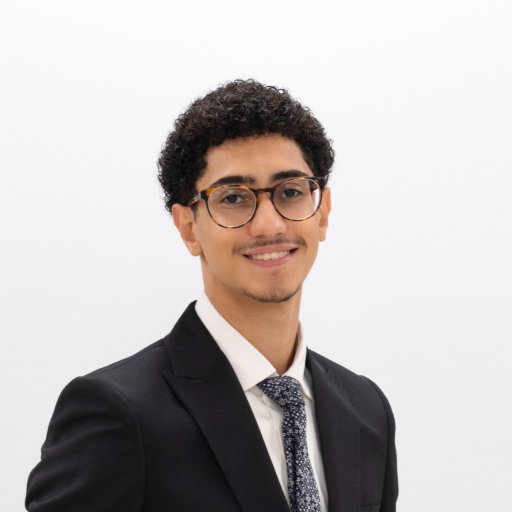
#> input picture tools/headshot.png, 1024 x 1024 px (shown at 1/2 size)
$ python ascii_portrait.py --source headshot.png
#> lines starting #> are read from the running program, lines starting #| are printed output that depends on the picture; after the words box and inside, x2 and y2 are one past the last pixel; in counts of white or black regions, pixels touching at a corner belong together
"""Generate theme-aware colored ASCII portraits from the committed headshot.

Dense glyph grid like HTML colored-ASCII exporters: character from luminance
(`@%#*+=-:.`), fill from the photo RGB. Near-white studio matte is left as
spaces so the SVG card background shows through. Dark/light outputs differ
by a mild tone remap.

    python3 tools/ascii_portrait.py --preset head
"""

from __future__ import annotations

import argparse
import json
from dataclasses import dataclass
from pathlib import Path

import numpy as np
from PIL import Image, ImageEnhance, ImageFilter, ImageOps


HERE = Path(__file__).resolve().parent

# Must stay in sync with tools/build_svg.py layout constants.
COLS, ROWS = 120, 112
CHAR_WIDTH, LINE_HEIGHT = 0.6, 1.0

# Dark → light (bright highlights → "."; matte → space via is_backdrop).
RAMP = "@%#*+=-:."

POLARITIES = ("dark", "light")


@dataclass(frozen=True)
class CropPreset:
    source: str
    center_x: int
    top: int
    height: int
    contrast: float
    sharpness: float


PRESETS = {
    # Face-only, white-matted window-lit portrait (no glasses). 1024² canvas.
    # Slightly zoomed; top cuts most matte above the hairline.
    "head": CropPreset("headshot.png", 512, 95, 840, 1.08, 1.25),
    "open": CropPreset("headshot.png", 512, 40, 960, 1.06, 1.18),
    "balanced": CropPreset("headshot.png", 512, 70, 900, 1.10, 1.30),
    "tight": CropPreset("headshot.png", 512, 110, 800, 1.12, 1.35),
}


def parse_args() -> argparse.Namespace:
    parser = argparse.ArgumentParser(description=__doc__)
    parser.add_argument("--preset", choices=PRESETS, default="head")
    parser.add_argument("--polarity", choices=POLARITIES, default=None)
    parser.add_argument("--source", type=Path, default=None)
    parser.add_argument("--center-x", type=int, default=None)
    parser.add_argument("--top", type=int, default=None)
    parser.add_argument("--height", type=int, default=None)
    parser.add_argument("--output", type=Path, default=None)
    return parser.parse_args()


def art_txt_path(polarity: str) -> Path:
    return HERE / f"ascii_art_{polarity}.txt"


def art_json_path(polarity: str) -> Path:
    return HERE / f"ascii_art_{polarity}.json"


def crop_box(preset: CropPreset) -> tuple[int, int, int, int]:
    width = round(preset.height * (COLS * CHAR_WIDTH) / (ROWS * LINE_HEIGHT))
    left = preset.center_x - width // 2
    return left, preset.top, left + width, preset.top + preset.height


def prepare(image: Image.Image, preset: CropPreset) -> Image.Image:
    # Light touch — heavy autocontrast flattens the soft studio look of the
    # colored-ASCII reference.
    image = ImageOps.autocontrast(image, cutoff=0.2)
    image = ImageEnhance.Contrast(image).enhance(preset.contrast)
    image = ImageEnhance.Color(image).enhance(1.05)
    image = ImageEnhance.Sharpness(image).enhance(preset.sharpness)
    return image.filter(ImageFilter.UnsharpMask(radius=1.0, percent=90, threshold=2))


def glyph_for_luma(luma: float) -> str:
    # Bright subject highlights → "."; dark → "@".
    t = float(np.clip(luma / 255.0, 0.0, 1.0))
    index = min(len(RAMP) - 1, int(t * len(RAMP)))
    return RAMP[index]


def remap_rgb(rgb: np.ndarray, polarity: str) -> np.ndarray:
    """Keep photo hue; nudge value for each card background."""
    x = np.asarray(rgb, dtype=np.float64)
    if polarity == "dark":
        # Mild lift so skin/hair don't sink into #161b22.
        out = 8.0 + x * 0.97
    else:
        # Soft midtone pull-down; x*x form avoids in-place divide hazards.
        out = x * 0.88 + x * x * (0.12 / 255.0)
    return np.clip(out, 0, 255).astype(np.uint8)


def cell_grid(source: Path, preset: CropPreset) -> tuple[np.ndarray, np.ndarray]:
    image = Image.open(source).convert("RGB")
    left, top, right, bottom = crop_box(preset)
    left = max(0, left)
    top = max(0, top)
    right = min(image.width, right)
    bottom = min(image.height, bottom)
    crop = prepare(image.crop((left, top, right, bottom)), preset)
    rgb = np.asarray(
        crop.resize((COLS, ROWS), Image.Resampling.LANCZOS), dtype=np.uint8
    )
    luma = (
        0.2126 * rgb[..., 0] + 0.7152 * rgb[..., 1] + 0.0722 * rgb[..., 2]
    ).astype(np.float64)
    return rgb, luma


def is_backdrop(rgb: np.ndarray, luma: np.ndarray) -> np.ndarray:
    """Studio / canvas matte → transparent (card background shows through)."""
    chroma = rgb.max(axis=2).astype(np.int16) - rgb.min(axis=2).astype(np.int16)
    return ((luma >= 236) & (chroma <= 18)) | (
        (rgb.min(axis=2) >= 228) & (chroma <= 14)
    )


def encode_runs(
    glyphs: np.ndarray, colors: np.ndarray, backdrop: np.ndarray
) -> list[list[dict[str, str | int]]]:
    rows: list[list[dict[str, str | int]]] = []
    for y in range(ROWS):
        runs: list[dict[str, str | int]] = []
        x = 0
        while x < COLS:
            if backdrop[y, x]:
                n = 1
                while x + n < COLS and backdrop[y, x + n]:
                    n += 1
                runs.append({"ch": " ", "color": "", "n": n})
                x += n
                continue
            ch = str(glyphs[y, x])
            color = "#{:02x}{:02x}{:02x}".format(*colors[y, x])
            n = 1
            while (
                x + n < COLS
                and not backdrop[y, x + n]
                and glyphs[y, x + n] == ch
                and "#{:02x}{:02x}{:02x}".format(*colors[y, x + n]) == color
            ):
                n += 1
            runs.append({"ch": ch, "color": color, "n": n})
            x += n
        rows.append(runs)
    return rows


def generate(source: Path, preset: CropPreset, polarity: str) -> tuple[list[str], list]:
    rgb, luma = cell_grid(source, preset)
    backdrop = is_backdrop(rgb, luma)
    colors = remap_rgb(rgb, polarity)
    glyphs = np.empty((ROWS, COLS), dtype="<U1")
    for y in range(ROWS):
        for x in range(COLS):
            if backdrop[y, x]:
                glyphs[y, x] = " "
            else:
                glyphs[y, x] = glyph_for_luma(float(luma[y, x]))
    lines = ["".join(glyphs[y]).rstrip() for y in range(ROWS)]
    runs = encode_runs(glyphs, colors, backdrop)
    return lines, runs


def with_overrides(preset: CropPreset, args: argparse.Namespace) -> CropPreset:
    return CropPreset(
        source=preset.source,
        center_x=args.center_x if args.center_x is not None else preset.center_x,
        top=args.top if args.top is not None else preset.top,
        height=args.height if args.height is not None else preset.height,
        contrast=preset.contrast,
        sharpness=preset.sharpness,
    )


def main() -> None:
    args = parse_args()
    polarities = [args.polarity] if args.polarity else list(POLARITIES)
    if args.output and len(polarities) > 1:
        raise SystemExit("--output requires a single --polarity")

    preset = with_overrides(PRESETS[args.preset], args)
    source = args.source or (HERE / preset.source)
    if not source.exists():
        raise SystemExit(f"missing headshot {source}")

    for polarity in polarities:
        lines, runs = generate(source, preset, polarity)
#> in cell_grid, image is the input picture: PIL image 1024x1024 RGB; mean R, G, B 191.8, 185, 185.2
#> in prepare, `image = ImageOps.autocontrast(image, cutoff=0.2)`:
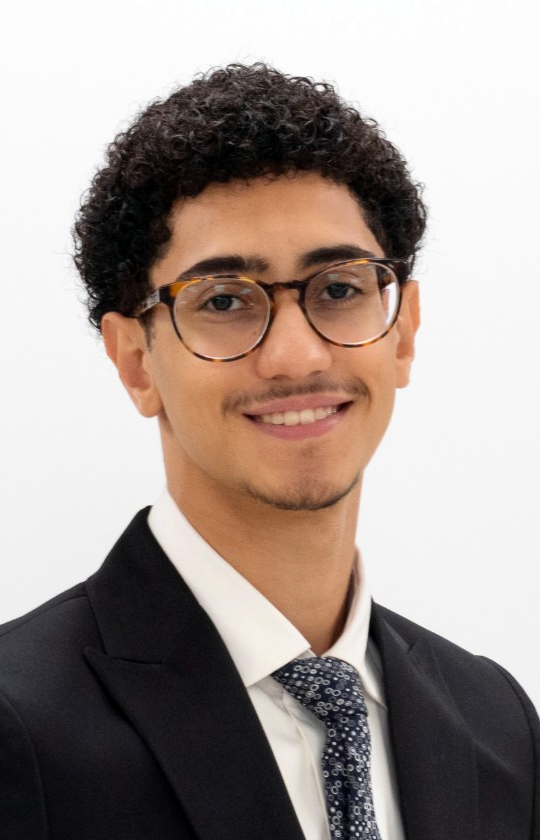
#> image: PIL image 540x840 RGB; mean R, G, B 161.8, 149.7, 144
#> in cell_grid, `rgb = np.asarray( crop.resize((COLS, ROWS), Image.Resampling.LANCZOS),..`:
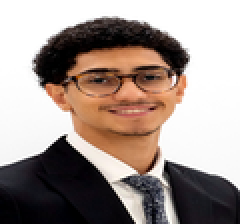
#> rgb: shape (112, 120, 3) (shown 2 times larger); mean R, G, B 161.7, 147.9, 141.6
#> in cell_grid, `luma = ( 0.2126 * rgb[..., 0] + 0.7152 * rgb[..., 1] + 0.0722 * rgb[....`:
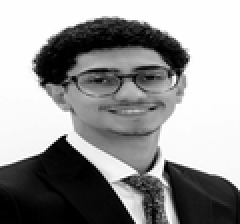
#> luma: shape (112, 120) float64 (shown 2 times larger); min 0, max 255, mean 150.4
#> in is_backdrop, `chroma = rgb.max(axis=2).astype(np.int16) - rgb.min(axis=2).astype(np...`:
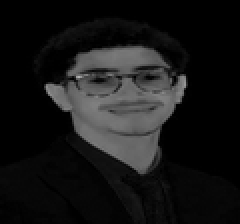
#> chroma: shape (112, 120) int16 (shown 2 times larger); min 0, max 177, mean 22.5
#> in is_backdrop, `return ((luma >= 236) & (chroma <= 18)) | ( (rgb.min(axis=2) >= 228) &..`:
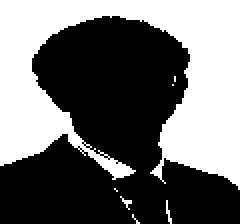
#> returned value: shape (112, 120) bool (shown 2 times larger); 42.9% white; 7 white regions (6 under 20 px), largest, box (x1, y1, x2, y2) and area: (0, 0, 120, 95) 5725
#> after the loop in encode_runs, `for y in range(ROWS):`: rows = 112 items
#> lines = 112 items, first 6: '', '', '', '', '', ''; runs = 112 items
        txt = args.output or art_txt_path(polarity)
        if args.output:
            txt.write_text("\n".join(lines) + "\n", encoding="utf-8")
            print(f"wrote {txt} preset={args.preset} polarity={polarity}")
            continue
        txt.write_text("\n".join(lines) + "\n", encoding="utf-8")
        payload = {"cols": COLS, "rows": ROWS, "polarity": polarity, "runs": runs}
        art_json_path(polarity).write_text(
            json.dumps(payload, separators=(",", ":")), encoding="utf-8"
        )
        ink = sum(1 for line in lines for c in line if c != " ")
#> ink = 7673
        print(
            f"wrote {txt.name} + {art_json_path(polarity).name} "
            f"preset={args.preset} polarity={polarity} ink={ink}"
        )
#| wrote ascii_art_dark.txt + ascii_art_dark.json preset=head polarity=dark ink=7673


if __name__ == "__main__":
    main()
